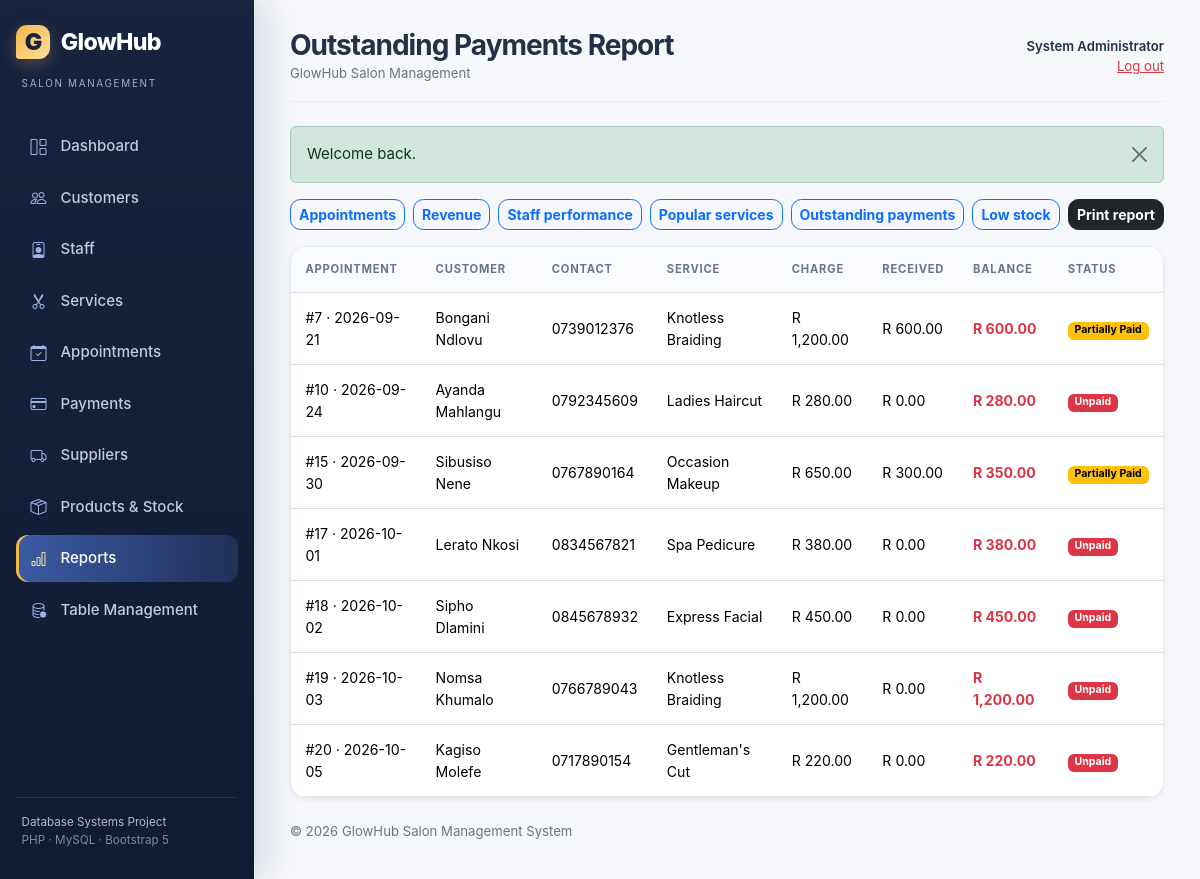
The page /reports/outstanding_payments.php (signed in) on the database its author committed.
### tables this page shows
CREATE TABLE appointments (
    appointment_id INT UNSIGNED AUTO_INCREMENT PRIMARY KEY,
    customer_id INT UNSIGNED NOT NULL,
    staff_id INT UNSIGNED NOT NULL,
    service_id INT UNSIGNED NOT NULL,
    appointment_date DATE NOT NULL,
    appointment_time TIME NOT NULL,
    status ENUM('Scheduled', 'Completed', 'Cancelled', 'No-show') NOT NULL DEFAULT 'Scheduled',
    notes VARCHAR(500) NULL,
    service_price DECIMAL(10,2) NOT NULL,
    created_at TIMESTAMP NOT NULL DEFAULT CURRENT_TIMESTAMP,
    INDEX idx_appointments_schedule (staff_id, appointment_date, appointment_time),
    INDEX idx_appointments_customer (customer_id),
    INDEX idx_appointments_status_date (status, appointment_date),
    CONSTRAINT fk_appointments_customer
        FOREIGN KEY (customer_id) REFERENCES customers(customer_id)
        ON UPDATE CASCADE ON DELETE RESTRICT,
    CONSTRAINT fk_appointments_staff
        FOREIGN KEY (staff_id) REFERENCES staff(staff_id)
        ON UPDATE CASCADE ON DELETE RESTRICT,
    CONSTRAINT fk_appointments_service
        FOREIGN KEY (service_id) REFERENCES services(service_id)
        ON UPDATE CASCADE ON DELETE RESTRICT,
    CONSTRAINT chk_appointment_price CHECK (service_price >= 0)
);

CREATE TABLE customers (
    customer_id INT UNSIGNED AUTO_INCREMENT PRIMARY KEY,
    first_name VARCHAR(60) NOT NULL,
    last_name VARCHAR(60) NOT NULL,
    phone VARCHAR(20) NOT NULL UNIQUE,
    email VARCHAR(120) NULL UNIQUE,
    gender ENUM('Female', 'Male', 'Other') NOT NULL,
    date_registered DATE NOT NULL,
    created_at TIMESTAMP NOT NULL DEFAULT CURRENT_TIMESTAMP
);

CREATE TABLE services (
    service_id INT UNSIGNED AUTO_INCREMENT PRIMARY KEY,
    service_name VARCHAR(100) NOT NULL UNIQUE,
    description VARCHAR(500) NULL,
    duration_minutes SMALLINT UNSIGNED NOT NULL,
    price DECIMAL(10,2) NOT NULL,
    status ENUM('Active', 'Inactive') NOT NULL DEFAULT 'Active',
    created_at TIMESTAMP NOT NULL DEFAULT CURRENT_TIMESTAMP,
    CONSTRAINT chk_service_duration CHECK (duration_minutes BETWEEN 5 AND 600),
    CONSTRAINT chk_service_price CHECK (price >= 0)
);

### config/database.php (called while the page is built, shortened)
<?php
function db(): PDO
{
    static $pdo = null;
    $dsn = 'mysql:host=' . DB_HOST . ';dbname=' . DB_NAME . ';charset=utf8mb4';
    try {
        $pdo = new PDO($dsn, DB_USER, DB_PASS, [
            PDO::ATTR_ERRMODE => PDO::ERRMODE_EXCEPTION,
            PDO::ATTR_DEFAULT_FETCH_MODE => PDO::FETCH_ASSOC,
            PDO::ATTR_EMULATE_PREPARES => false,
        ]);
    } catch (PDOException $exception) {
        http_response_code(503);
        exit('Database connection is unavailable. Please start MySQL and import database/salon_management.sql.');
    }
    return $pdo;
}

### reports/outstanding_payments.php (the view)
<?php
require_once __DIR__ . '/../includes/auth.php'; require_login(); $active_menu='reports';$rows=all_rows("SELECT a.appointment_id,a.appointment_date,a.service_price,CONCAT(c.first_name,' ',c.last_name) customer_name,c.phone,s.service_name,COALESCE(p.amount,0) amount_received,COALESCE(p.payment_status,'Unpaid') payment_status FROM appointments a JOIN customers c ON c.customer_id=a.customer_id JOIN services s ON s.service_id=a.service_id LEFT JOIN payments p ON p.appointment_id=a.appointment_id WHERE a.status <> 'Cancelled' AND (p.payment_id IS NULL OR p.payment_status IN ('Unpaid','Partially Paid')) ORDER BY a.appointment_date ASC");$page_title='Outstanding Payments Report';require __DIR__.'/../includes/header.php';
?>
<h2 class="print-heading">Outstanding Payments Report</h2><?php require __DIR__.'/../includes/report_nav.php';?><div class="card shadow-sm table-card"><div class="table-responsive"><table class="table table-hover align-middle mb-0"><thead><tr><th>Appointment</th><th>Customer</th><th>Contact</th><th>Service</th><th>Charge</th><th>Received</th><th>Balance</th><th>Status</th></tr></thead><tbody><?php if(!$rows):?><tr><td colspan="8" class="text-center py-4 text-secondary">There are no outstanding payments.</td></tr><?php endif;?><?php foreach($rows as $row):?><tr><td>#<?= (int)$row['appointment_id']?> · <?=e($row['appointment_date'])?></td><td><?=e($row['customer_name'])?></td><td><?=e($row['phone'])?></td><td><?=e($row['service_name'])?></td><td><?=money($row['service_price'])?></td><td><?=money($row['amount_received'])?></td><td class="fw-bold text-danger"><?=money((float)$row['service_price']-(float)$row['amount_received'])?></td><td><?=status_badge($row['payment_status'])?></td></tr><?php endforeach;?></tbody></table></div></div><?php require __DIR__.'/../includes/footer.php';

### includes/functions.php (shortened to what this page needs)
<?php
require_once __DIR__ . '/../config/database.php';
function e(mixed $value): string
{
    return htmlspecialchars((string) $value, ENT_QUOTES, 'UTF-8');
}
function display_flashes(): void
{
    foreach ($_SESSION['flash'] as $flash) {
        $type = in_array($flash['type'], ['success', 'danger', 'warning', 'info'], true) ? $flash['type'] : 'info';
        echo '<div class="alert alert-' . e($type) . ' alert-dismissible fade show" role="alert">'
            . e($flash['message'])
            . '<button type="button" class="btn-close" data-bs-dismiss="alert" aria-label="Close"></button></div>';
    }
}
function money(float|string|int|null $amount): string
{
    return 'R ' . number_format((float) $amount, 2);
}
function all_rows(string $sql, array $params = []): array
{
    $statement = db()->prepare($sql);
    $statement->execute($params);
    return $statement->fetchAll();
}
function status_badge(string $status): string
{
    $classes = [
        'Scheduled' => 'primary', 'Completed' => 'success', 'Cancelled' => 'danger',
        'No-show' => 'dark', 'Paid' => 'success', 'Partially Paid' => 'warning',
        'Unpaid' => 'danger', 'Available' => 'success', 'Unavailable' => 'warning',
        'Inactive' => 'secondary', 'Active' => 'success',
    ];
    return '<span class="badge text-bg-' . ($classes[$status] ?? 'secondary') . '">' . e($status) . '</span>';
}

### assets/css/style.css (style rules this page uses)
:root { --ink: #243047; --navy: #17233f; --navy-2: #243862; --blue: #3568d4; --blue-dark: #244ea9; --sky: #66c9d8; --gold: #f3b64b; --rose: #df7894; --cream: #f5f7fb; --muted: #748097; --line: #e7ebf3; --shadow: 0 16px 40px rgba(31, 48, 85, .08); }
* { box-sizing: border-box; }
body { background: var(--cream); color: var(--ink); font-size: .94rem; font-family: Inter, ui-sans-serif, system-ui, -apple-system, BlinkMacSystemFont, "Segoe UI", sans-serif; }
.card { border: 1px solid var(--line); border-radius: 1rem; box-shadow: var(--shadow); overflow: hidden; }
.table-card .table { font-size: .88rem; }
.table-card .table thead th { background: #fafbfe; color: #68758c; font-size: .7rem; text-transform: uppercase; letter-spacing: .07em; border-bottom-width: 1px; white-space: nowrap; }
.table > :not(caption) > * > * { padding: .9rem; }

### rows shown on the page
appointments: appointment_id "7", appointment_date "2026-09-21", customer_name "Bongani Ndlovu", customer.phone "0739012376", service.service_name "Knotless Braiding", service_price "R 1,200.00", amount_received "R 600.00", status "Partially Paid"
appointments: appointment_id "10", appointment_date "2026-09-24", customer_name "Ayanda Mahlangu", customer.phone "0792345609", service.service_name "Ladies Haircut", service_price "R 280.00", amount_received "R 0.00", amount_received "R 280.00", status "Unpaid"
appointments: appointment_id "15", appointment_date "2026-09-30", customer_name "Sibusiso Nene", customer.phone "0767890164", service.service_name "Occasion Makeup", service_price "R 650.00", amount_received "R 300.00", amount_received "R 350.00", status "Partially Paid"
appointments: appointment_id "17", appointment_date "2026-10-01", customer_name "Lerato Nkosi", customer.phone "0834567821", service.service_name "Spa Pedicure", service_price "R 380.00", amount_received "R 0.00", amount_received "R 380.00", status "Unpaid"
appointments: appointment_id "18", appointment_date "2026-10-02", customer_name "Sipho Dlamini", customer.phone "0845678932", service.service_name "Express Facial", service_price "R 450.00", amount_received "R 0.00", amount_received "R 450.00", status "Unpaid"
appointments: appointment_id "19", appointment_date "2026-10-03", customer_name "Nomsa Khumalo", customer.phone "0766789043", service.service_name "Knotless Braiding", service_price "R 1,200.00", amount_received "R 0.00", amount_received "R 1,200.00", status "Unpaid"
appointments: appointment_id "20", appointment_date "2026-10-05", customer_name "Kagiso Molefe", customer.phone "0717890154", service.service_name "Gentleman's Cut", service_price "R 220.00", amount_received "R 0.00", amount_received "R 220.00", status "Unpaid"

### other values the page prints
$label "Dashboard"
$label "Customers"
$label "Staff"
$label "Services"
$label "Appointments"
$label "Payments"
$label "Suppliers"
$label "Products & Stock"
$label "Reports"
$label "Table Management"
$page_title "Outstanding Payments Report"
current_user()['full_name'] "System Administrator"
$flash['message'] "Welcome back."
